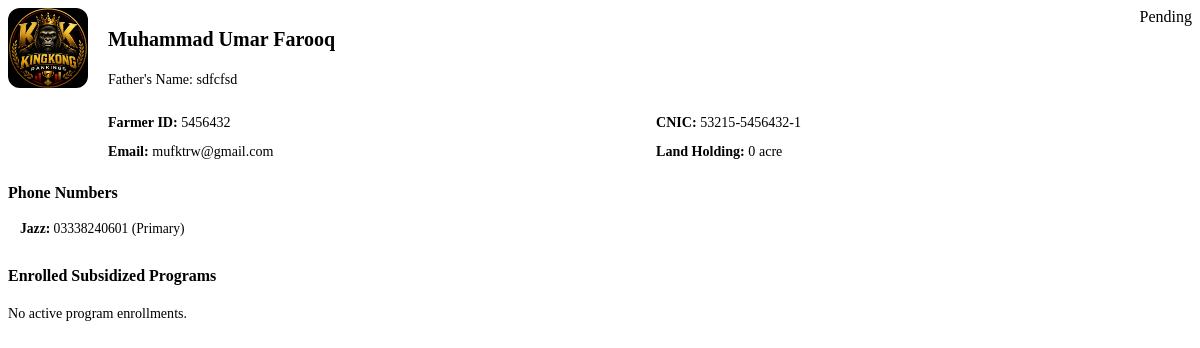
Before: /farmers/1/view-modal (signed in) with the older database file.
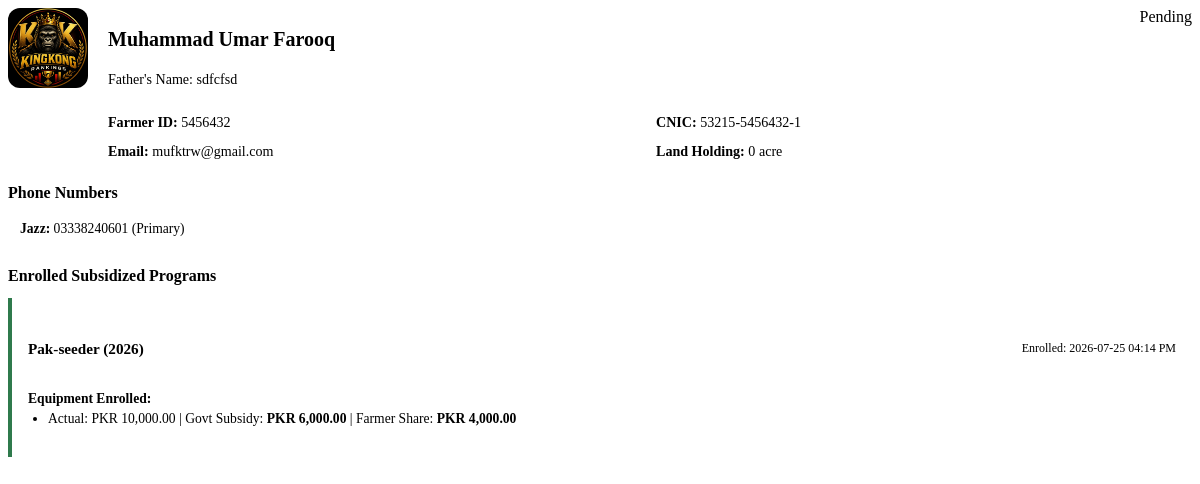
After: the same page with the newer database file.
### aeportal.py (models this page shows)
class FarmerPhone(db.Model):
    __tablename__ = 'farmer_phones'
    id = db.Column(db.Integer, primary_key=True)
    farmer_id = db.Column(db.Integer, db.ForeignKey('farmers.id'), nullable=False)
    provider = db.Column(db.String(50), nullable=False)
    number = db.Column(db.String(15), nullable=False)
    is_primary = db.Column(db.Boolean, default=False)

class FarmerProgram(db.Model):
    __tablename__ = 'farmer_programs'
    id = db.Column(db.Integer, primary_key=True)
    farmer_id = db.Column(db.Integer, db.ForeignKey('farmers.id'), nullable=False)
    program_id = db.Column(db.Integer, db.ForeignKey('programs.id'), nullable=False)
    enrolled_at = db.Column(db.DateTime, default=datetime.utcnow)
    group_photo = db.Column(db.String(255), nullable=True)
    farmer_with_equipment_photo = db.Column(db.String(255), nullable=True)
    qr_tracker_photo = db.Column(db.String(255), nullable=True)
    imposed_id_photo = db.Column(db.String(255), nullable=True)
    govt_plate_photo = db.Column(db.String(255), nullable=True)
    cnic_front_photo = db.Column(db.String(255), nullable=True)
    cnic_back_photo = db.Column(db.String(255), nullable=True)
    status = db.Column(db.String(20), nullable=False, default='Active')
    selected_equipment = db.relationship('FarmerProgramEquipment', backref='farmer_program', cascade='all, delete-orphan')

class Program(db.Model):
    __tablename__ = 'programs'
    id = db.Column(db.Integer, primary_key=True)
    name = db.Column(db.String(150), nullable=False)
    year = db.Column(db.Integer, nullable=False)
    color_hex = db.Column(db.String(7), nullable=False, default='#2F7A4C')
    has_expiry = db.Column(db.Boolean, default=False)
    expires_at = db.Column(db.DateTime, nullable=True)
    thumbnail_path = db.Column(db.String(255), nullable=True)
    created_by = db.Column(db.Integer, db.ForeignKey('users.id'))
    created_at = db.Column(db.DateTime, default=datetime.utcnow)
    equipment = db.relationship('Equipment', backref='program', cascade='all, delete-orphan')
    enrollments = db.relationship('FarmerProgram', backref='program', cascade='all, delete-orphan')

class FarmerProgramEquipment(db.Model):
    __tablename__ = 'farmer_program_equipment'
    id = db.Column(db.Integer, primary_key=True)
    farmer_program_id = db.Column(db.Integer, db.ForeignKey('farmer_programs.id'), nullable=False)
    equipment_id = db.Column(db.Integer, db.ForeignKey('equipment.id'), nullable=False)
    actual_price = db.Column(db.Numeric(12, 2), nullable=False)
    govt_subsidy_amount = db.Column(db.Numeric(12, 2), nullable=False)
    farmer_price = db.Column(db.Numeric(12, 2), nullable=False)
    equipment = db.relationship('Equipment')

### aeportal.py (the view)
@app.route('/farmers/<int:id>/view-modal')
@login_required
def farmer_view_modal(id):
    farmer = Farmer.query.get_or_404(id)
    status = calculate_farmer_status(farmer)
    return render_template('farmers/view_modal.html', farmer=farmer, status=status)

### aeportal.py (called while the page is built)
@app.template_filter('pkt_time')
def pkt_time_filter(dt):
    if not dt:
        return ''
    if dt.tzinfo is None:
        dt = pytz.utc.localize(dt)
    pkt_dt = dt.astimezone(PKT_TZ)
    return pkt_dt.strftime('%Y-%m-%d %I:%M %p')

@app.context_processor
def inject_globals():
    return {'datetime': datetime}

@login_manager.user_loader
def load_user(user_id):
    return User.query.get(int(user_id))

def calculate_farmer_status(farmer):
    if not farmer.enrollments:
        return 'pending'
    for en in farmer.enrollments:
        if not (en.group_photo and en.farmer_with_equipment_photo and en.qr_tracker_photo and en.imposed_id_photo and en.govt_plate_photo):
            return 'pending'
    return 'complete'

### templates/farmers/view_modal.html
<div style="display: flex; gap: 1.25rem; align-items: flex-start; margin-bottom: 1.5rem;">
  <div style="width: 80px; height: 80px; border-radius: 12px; overflow: hidden; background: var(--sage-100); border: 2px solid var(--sage-300); flex-shrink: 0;">
    {% if farmer.photo_path %}
    <img src="{{ url_for('serve_upload', filename=farmer.photo_path) }}" alt="{{ farmer.full_name }}" style="width: 100%; height: 100%; object-fit: cover;">
    {% else %}
    <div style="width: 100%; height: 100%; display: flex; align-items: center; justify-content: center; font-size: 1.5rem; font-weight: 700; color: var(--forest-700);">
      {{ farmer.full_name[:2].upper() }}
    </div>
    {% endif %}
  </div>
  <div style="flex: 1;">
    <div style="display: flex; justify-content: space-between; align-items: flex-start;">
      <div>
        <h3 style="font-size: 1.25rem; color: var(--forest-900);">{{ farmer.full_name }}</h3>
        <p style="color: var(--ink-500); font-size: 0.88rem;">Father's Name: {{ farmer.father_name }}</p>
      </div>
      <span class="status-pill {{ status }}">{{ status|title }}</span>
    </div>
    <div style="display: grid; grid-template-columns: 1fr 1fr; gap: 0.75rem; margin-top: 0.75rem; font-size: 0.88rem;">
      <div><strong>Farmer ID:</strong> {{ farmer.farmer_id }}</div>
      <div><strong>CNIC:</strong> {{ farmer.cnic }}</div>
      <div><strong>Email:</strong> {{ farmer.email or 'N/A' }}</div>
      <div><strong>Land Holding:</strong> {{ farmer.land_value or '0' }} {{ farmer.land_unit }}</div>
    </div>
  </div>
</div>
<h4 style="font-size: 1rem; color: var(--forest-900); margin-bottom: 0.5rem; border-bottom: 1px solid var(--sage-300); padding-bottom: 0.35rem;">
  Phone Numbers
</h4>
<div style="display: flex; gap: 0.5rem; flex-wrap: wrap; margin-bottom: 1.5rem;">
  {% for p in farmer.phones %}
  <span style="background: var(--sage-100); padding: 0.35rem 0.75rem; border-radius: 6px; font-size: 0.85rem; border: 1px solid var(--sage-300);">
    <strong>{{ p.provider }}:</strong> {{ p.number }} {% if p.is_primary %}(Primary){% endif %}
  </span>
  {% else %}
  <span style="color: var(--ink-500); font-size: 0.85rem;">No phone numbers registered.</span>
  {% endfor %}
</div>
<h4 style="font-size: 1rem; color: var(--forest-900); margin-bottom: 0.5rem; border-bottom: 1px solid var(--sage-300); padding-bottom: 0.35rem;">
  Enrolled Subsidized Programs
</h4>
{% if farmer.enrollments %}
  {% for en in farmer.enrollments %}
  <div class="card mb-3" style="padding: 1rem; border-left: 4px solid {{ en.program.color_hex }};">
    <div style="display: flex; justify-content: space-between; align-items: center; margin-bottom: 0.5rem;">
      <h5 style="color: var(--forest-900); font-size: 0.95rem;">{{ en.program.name }} ({{ en.program.year }})</h5>
      <span style="font-size: 0.75rem; color: var(--ink-500);">Enrolled: {{ en.enrolled_at|pkt_time }}</span>
    </div>
    <div style="font-size: 0.85rem; margin-bottom: 0.75rem;">
      <strong>Equipment Enrolled:</strong>
      <ul style="padding-left: 1.25rem; margin-top: 0.25rem;">
        {% for eq in en.selected_equipment %}
        <li>
          Actual: PKR {{ "{:,.2f}".format(eq.actual_price) }} |
          Govt Subsidy: <strong style="color: var(--forest-700);">PKR {{ "{:,.2f}".format(eq.govt_subsidy_amount) }}</strong> |
          Farmer Share: <strong style="color: var(--leaf-600);">PKR {{ "{:,.2f}".format(eq.farmer_price) }}</strong>
        </li>
        {% endfor %}
      </ul>
    </div>
  </div>
  {% endfor %}
{% else %}
  <p style="color: var(--ink-500); font-size: 0.88rem;">No active program enrollments.</p>
{% endif %}

Changed rows visible on the page:
added FarmerProgram: program.name "Pak-seeder", program.year "2026", enrolled_at|pkt_time "2026-07-25 04:14 PM"
added FarmerProgramEquipment: actual_price "10,000.00", govt_subsidy_amount "6,000.00", farmer_price "4,000.00"
Other visible differences:
text no longer shown: "No active program enrollments."
